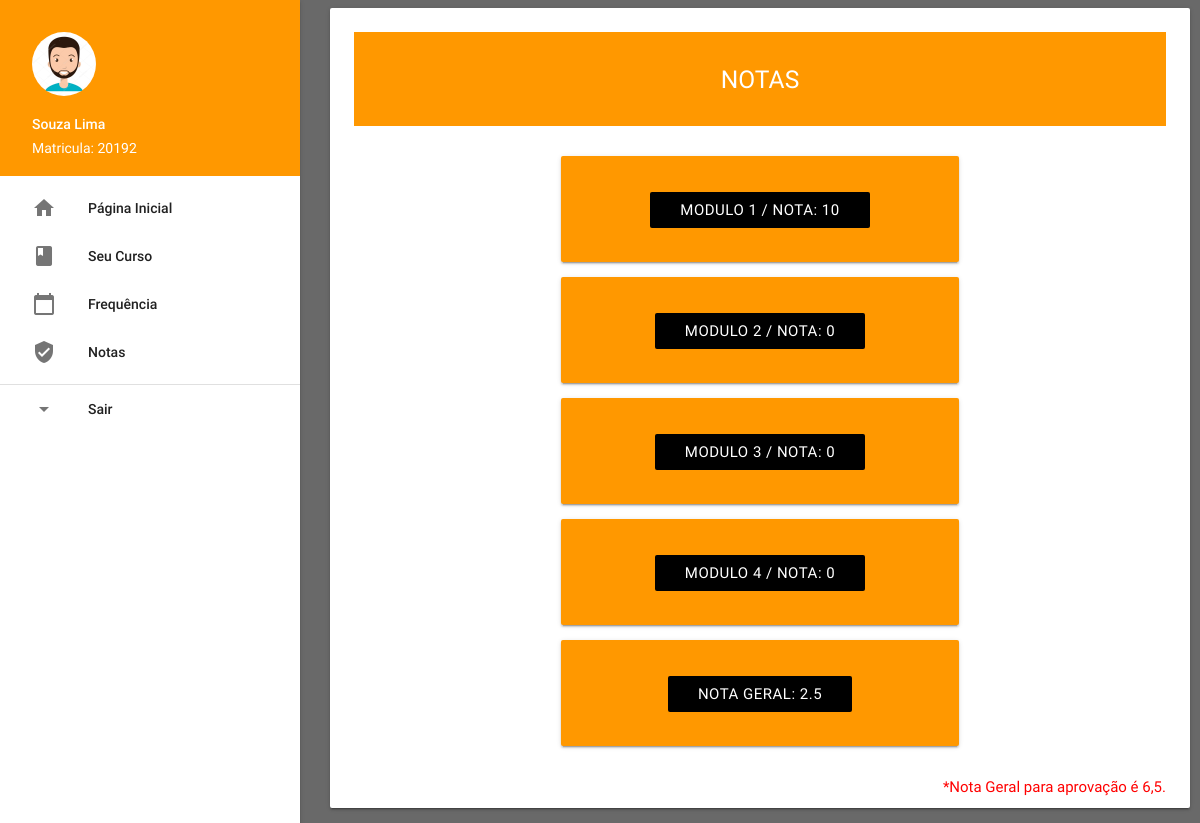
/usuarios/notas (signed in), run on the app's committed database.
### tables this page shows
CREATE TABLE `notas` (
  `id` int(11) NOT NULL,
  `matricula_participante` varchar(20) DEFAULT NULL,
  `modulo_um` varchar(2) DEFAULT '0',
  `modulo_dois` varchar(2) DEFAULT '0',
  `modulo_tres` varchar(2) DEFAULT '0',
  `modulo_quatro` varchar(2) DEFAULT '0'
);

### App/Controller/usuariosController.php (called while the page is built, shortened)
<?php
class usuariosController extends controller
{
    public function notas()
    {
        $u = new usuarios();
        $dados['notas'] = $u->notas();
        $this->template('usuarios', 'notas', $dados);
    }
}

### Core/core.php (called while the page is built, shortened)
<?php
    class Core{
        public function run(){
            $url = explode('index.php', $_SERVER['PHP_SELF']);
            $url = end($url);
            $params = array();
            if(!empty($url))
            {
                $url = explode('/', $url);
                array_shift($url);
                array_shift($url);
                if (isset($url[0]))
                {
                    $currentAction = $url[0];
                } else {
                    $currentAction = 'index';
                }
            } else {
                $currentAction = 'index';
                $currentController = 'homeController';
                $params = array();
            }
            $c = new $currentController();
            call_user_func_array(array($c, $currentAction), $params);
        }
    }

### index.php (called while the page is built, shortened)
<?php
    require_once('Core/core.php');
$core = new Core();
$core->run();

### App/Model/model.php (called while the page is built, shortened)
<?php
class model
{
    public function __construct()
    {
        try {
            $this->pdo = new PDO('mysql:host=sql201.byethost.com;port=3306;dbname=b15_22255918_inclusaodigital', 'b15_22255918', '86318162');
        } catch (PDOException $e) {
            echo 'Falhou a conexão com banco de dados (Error: ' . $e->getMessage() . ')';
        }
    }
}

### App/Model/usuarios.php (called while the page is built, shortened)
<?php
class usuarios extends model
{
    public function notas()
    {
        $sql = "SELECT * FROM notas WHERE matricula_participante = :matricula";
        $sql = $this->pdo->prepare($sql);
        $sql->bindParam(':matricula', $_SESSION['matricula']);
        $sql->execute();
        if ($sql->rowCount() > 0) {
            return $sql->fetch();
        } else {
            header('Location: /home');
        }
    }
}

### App/View/usuarios/notas.php (the view)
<div class="orange">
    <br>
    <h5 class="center-align color-white">NOTAS</h5>
    <br>
</div>
<br>
<div class="container ">
    <div class="container">
        <div>
            <div class="card-panel center-align orange">
                <h5 class="btn black z-depth-0 darken-4">Modulo 1 / NOTA:  <?php echo $notas['modulo_um']; ?></h5>
            </div>
        </div>
    </div>
    <div class="container">
        <div>
            <div class="card-panel center-align orange">
                <h5 class="btn black z-depth-0 ">Modulo 2 / NOTA: <?php echo $notas['modulo_dois']; ?></h5>
            </div>
        </div>
    </div>
    <div class="container">
        <div>
            <div class="card-panel center-align orange">
                <h5 class="btn black z-depth-0 darken-4">Modulo 3 / NOTA:  <?php echo $notas['modulo_tres']; ?></h5>
            </div>
        </div>
    </div>
    <div class="container">
        <div>
            <div class="card-panel center-align orange">
                <h5 class="btn black z-depth-0 darken-4">Modulo 4 / NOTA: <?php echo $notas['modulo_quatro']; ?></h5>
            </div>
        </div>
    </div>
    <div class="container">
        <div>
            <div class="card-panel center-align orange">
                <h5 class="btn black z-depth-0 darken-4">NOTA GERAL: <?php echo ($notas['modulo_quatro'] + $notas['modulo_tres'] + $notas['modulo_dois'] + $notas['modulo_um']) / 4; ?></h5>
            </div>
        </div>
    </div>
</div>
<div class="right">
   <p style="color: red;">*Nota Geral para aprovação é 6,5.</p>
</div>
<br>

### src/css/style.css (style rules this page uses)
body { background-color: #696969; }
body, main, footer { padding-left: 330px; padding-right: 10px; }
.color-white { color: white; }

### data on the page
notas: modulo_um "10", modulo_dois "0", modulo_tres "0", modulo_quatro "0", modulo_quatro+modulo_tres+modulo_dois "2.5"

### other printed values
$_SESSION['nome_completo'] "Souza Lima"
$_SESSION['matricula'] "20192"
